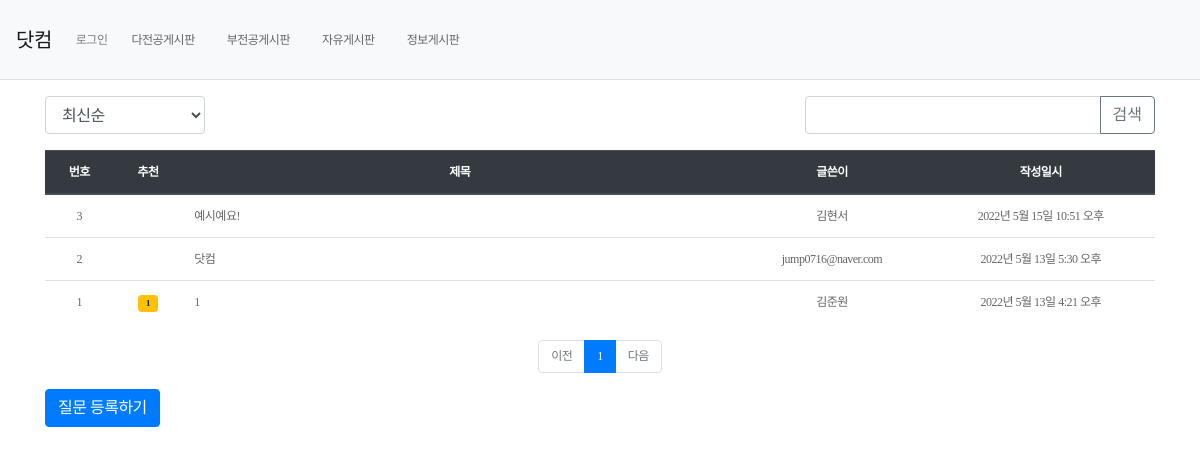
Screenshot of /pybo/ with the database file from the repository.
### pybo/models.py (models this page shows, shortened)
class Question(models.Model):
    author = models.ForeignKey(User, on_delete=models.CASCADE, related_name='author_question') #계정(사용자) 모델은 django.contrib.auth.models 패키지의 User이므로 글쓴이에 해당되는 author 속성은 User모델을 ForeignKey로 적용
    subject = models.CharField(max_length=200) #질문제목
    content = models.TextField() #글자수 제한 X
    create_date = models.DateTimeField()
    modify_date = models.DateTimeField(null=True, blank=True)#질문이나 답변이 언제 수정되었는지 확인
    voter = models.ManyToManyField(User, related_name='voter_question')  # voter 추가, ManyToManyField관계는 다대다관계의미.

### pybo/views/base_views.py (the view, shortened to what this page needs)
# urls.py: path('', base_views.index, name='index'),  # '/' 에 해당되는 path
def index(request): #request는 장고 프레임워크에 의해 자동으로 전달되는 HTTP 요청 객체
    page = request.GET.get('page', '1')  # 페이지 (GET방식으로 요청한 URL에서 page의 값을 가져올때 사용)
    kw = request.GET.get('kw', '')  # 검색어
    so = request.GET.get('so', 'recent')  # 정렬기준
    if so == 'recommend':
        question_list = Question.objects.annotate(num_voter=Count('voter')).order_by('-num_voter', '-create_date') #추천수는 장고의 annotate를 이용하여 Count함수를 통해 구할수있음.
    elif so == 'popular':
        question_list = Question.objects.annotate(num_answer=Count('answer')).order_by('-num_answer', '-create_date')
    else:  # recent
        question_list = Question.objects.order_by('-create_date')
    paginator = Paginator(question_list, 10)  # 페이지당 10개씩 보여주기(Paginator는 조회된 question_list를 페이징 객체(paginator)로 변환)
    page_obj = paginator.get_page(page)
    context = {'question_list': page_obj, 'page': page, 'kw': kw, 'so': so}  # <------ so 추가 ,page와 kw가 추가.
    return render(request, 'pybo/question_list.html', context) #템플릿파일

### pybo/templatetags/pybo_filter.py (called while the page is built)
@register.filter #이 어노테이션 적용시 템플릿에서 해당 함수를 필터로 사용가능.
def sub(value, arg):
    return value - arg

### templates/pybo/question_list.html (shortened to what this page needs)
{% extends 'base.html' %}
{% load pybo_filter %}
{% block content %}
<div class="container my-3">
    <div class="row justify-content-between my-3">
        <div class="col-2">
            <select class="form-control so">
                <option value="recent" {% if so == 'recent' %}selected{% endif %}>최신순</option>
            </select>
        </div>
        <div class="col-4 input-group">
            <input type="text" class="form-control kw" value="{{ kw|default_if_none:'' }}">
            <div class="input-group-append">
                <button class="btn btn-outline-secondary" type="button" id="btn_search">검색</button>
            </div>
        </div>
    </div>
    <table class="table">
        <thead>
        <tr class="text-center thead-dark">
            <th>번호</th>
            <th>추천</th>
            <th style="width:50%">제목</th>
            <th>글쓴이</th>
            <th>작성일시</th>
        </tr>
        </thead>
        <tbody>
        {% if question_list %}
        {% for question in question_list %}
        <tr class="text-center">
            <td>
                {{ question_list.paginator.count|sub:question_list.start_index|sub:forloop.counter0|add:1 }}
            </td>
            <td>
            {% if question.voter.all.count > 0 %}
            <span class="badge badge-warning px-2 py-1">{{ question.voter.all.count }}</span>
            {% endif %}
            </td>
            <td class="text-left">
                <a href="{% url 'pybo:detail' question.id %}">{{ question.subject }}</a>
            </td>
            <td>{{ question.author.username }}</td>
            <td>{{ question.create_date }}</td>
        </tr>
        {% endfor %}
        {% else %}
        <tr>
            <td colspan="3">질문이 없습니다.</td>
        </tr>
        {% endif %}
        </tbody>
    </table>
    <ul class="pagination justify-content-center">
        {% if question_list.has_previous %}
        <li class="page-item">
            <a class="page-link" data-page="{{ question_list.previous_page_number }}" href="#">이전</a>
        </li>
        {% else %}
        <li class="page-item disabled">
            <a class="page-link" tabindex="-1" aria-disabled="true" href="#">이전</a>
        </li>
        {% endif %}
        {% for page_number in question_list.paginator.page_range %}
        {% if page_number >= question_list.number|add:0 and page_number <= question_list.number|add:4 %}
            {% if page_number == question_list.number %}
            <li class="page-item active" aria-current="page">
                <a class="page-link" data-page="{{ page_number }}" href="#">{{ page_number }}</a>
            </li>
            {% else %}
            <li class="page-item">
                <a class="page-link" data-page="{{ page_number }}" href="#">{{ page_number }}</a>
            </li>
            {% endif %}
        {% endif %}
        {% endfor %}
        {% if question_list.has_next %}
        <li class="page-item">
            <a class="page-link" data-page="{{ question_list.next_page_number }}" href="#">다음</a>
        </li>
        {% else %}
        <li class="page-item disabled">
            <a class="page-link" tabindex="-1" aria-disabled="true" href="#">다음</a>
        </li>
        {% endif %}
    </ul>
    <a href="{% url 'pybo:question_create' %}" class="btn btn-primary">질문 등록하기</a>
</div>
{% endblock %}

### templates/base.html (shortened to what this page needs)
{% load static %}
<!DOCTYPE html>
<html lang="ko">
  <head>
    <link
      rel="stylesheet"
      type="text/css"
      href="{% static 'bootstrap.min.css' %}"
    />
    <link rel="stylesheet" type="text/css" href="{% static 'style.css' %}" />
  </head>
  <body>
    {% include "navbar.html" %}
    {% block content %} {% endblock %}
  </body>
</html>

### templates/navbar.html (shortened to what this page needs)
<nav class="navbar navbar-expand-lg navbar-light bg-light border-bottom">
  <a class="navbar-brand" href="{% url 'pybo:index' %}">닷컴</a>
  <div class="collapse navbar-collapse flex-grow-0" id="navbarNav">
    <ul class="navbar-nav">
      <li class="nav-item">
        {% if user.is_authenticated %}
        <a class="nav-link" href="{% url 'common:logout' %}"
          >{{ user.username }} (로그아웃)</a>
        {% else %}
        <a class="nav-link" href="{% url 'common:login' %}">로그인</a>
        {% endif %}
      </li>
    </ul>
  </div>
  <a class="nav-link" href="{% url 'common:double' %}">다전공게시판</a>
  <a class="nav-link" href="{% url 'common:minor' %}">부전공게시판</a>
  <a class="nav-link" href="{% url 'common:free' %}">자유게시판</a>
  <a class="nav-link" href="{% url 'common:information' %}">정보게시판</a>
</nav>

### rows the page displays
Question: paginator.count|sub "3", subject "예시예요!", author.username "김현서", create_date "2022년 5월 15일 10:51 오후"
Question: paginator.count|sub "2", subject "닷컴", author.username "jump0716@naver.com", create_date "2022년 5월 13일 5:30 오후"
Question: paginator.count|sub "1", voter.all.count "1", subject "1", author.username "김준원", create_date "2022년 5월 13일 4:21 오후"

### other values shown
{{ page_number }} "1"
